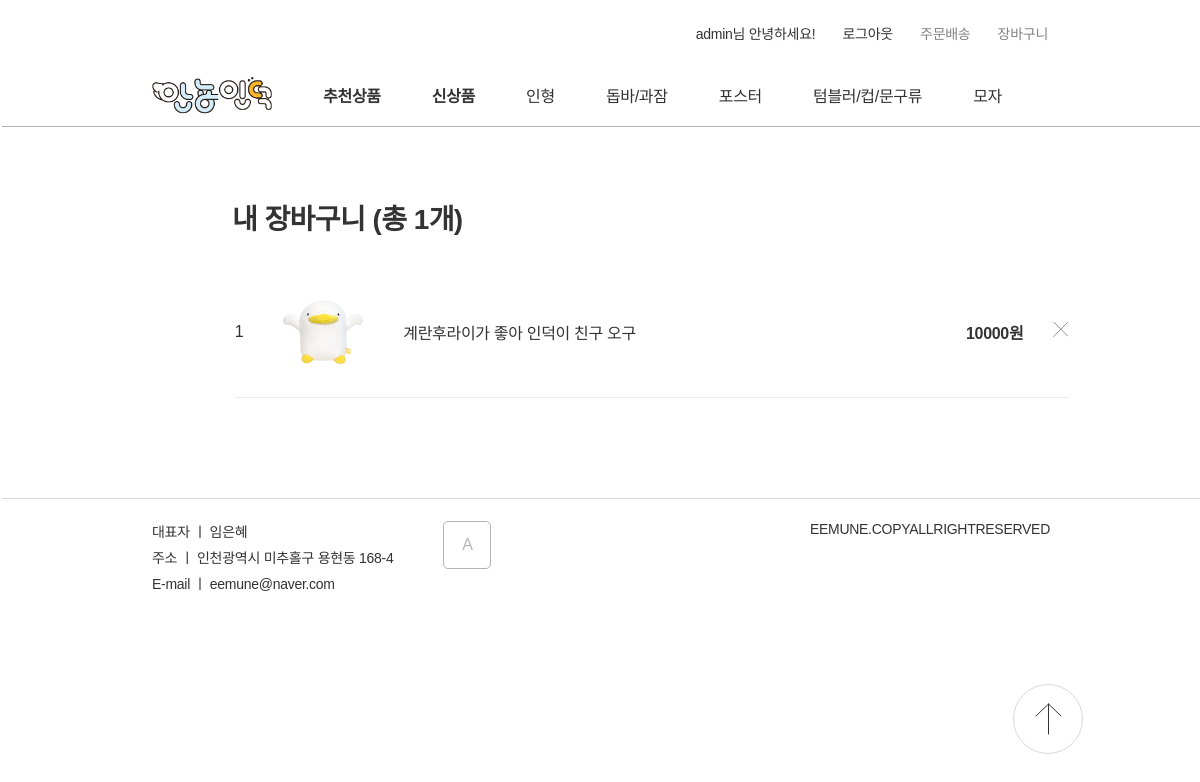
The page /wishlist (signed in) on the database its author committed.
### data_models.py (models this page shows, shortened)
class Wishlist(db.Model):
    __tablename__="Wishlist"
    id=Column(db.Integer, primary_key=True)
    user_id=Column(String)
    item_id=Column(String(7))

class Item(db.Model):
    __tablename__="Item"
    id=Column(db.Integer, primary_key=True)
    item_id=Column(String(7))
    name=Column(String(20))
    price=Column(Integer)
    discount=Column(Integer)

### server.py (the view)
@app.route('/wishlist', methods=['GET'])
def wishlist():
    wishes=db.session.query(Wishlist).filter(Wishlist.user_id==session.get('user_id')).all()
    item_list=[]
    for wish in wishes:
        item_id=wish.item_id
        item_list.append(db.session.query(Item).filter(Item.item_id==item_id).first())
    return render_template("wishlist.html", items=item_list)

### templates/wishlist.html (shortened to what this page needs)
<!DOCTYPE html>
<html lang="en">
<head>
    <link href="../static/CSS/stylesheet.css" rel="stylesheet">
    <link href="../static/CSS/nav.css" rel="stylesheet">
    <link href="../static/CSS/wishlist.css" rel="stylesheet">
</head>
<nav>
    <div id="comp_header">
        <div id="component_top-list">
            <ul>
                {% if session['user_id']%}
                <li><a class="size_14"href="./wishlist">{{session['user_id']}}님 안녕하세요!</a></li>
                <li><a class="size_14"href="./logout">로그아웃</a></li>
                {% else %}
                <li><a class="size_14"href="./signin">로그인</a></li>
                <li><a class="size_14"href="./signup">회원가입</a></li>
                {% endif %}
                <li><a class="size_14 color_B5B5B5"href="error">주문배송</a></li>
                <li><a class="size_14 color_B5B5B5"href="wishlist">장바구니</a></li>
            </ul>
        </div>
        <div id="component_navigator">
            <ul>
                <img id="LOGO" onclick="location.href='/'" src="../static/img/icon/안뇽인덕.png"/>
                <li><a style="font-weight: 700;" href="./category_item?category=추천상품">추천상품</a></li>
                <li><a style="font-weight: 700;" href=".//category_item?category=신상품">신상품</a></li>
                <li><a href="./category_item?category=A">인형</a></li>
                <li><a href="./category_item?category=B">돕바/과잠</a></li>
                <li><a href="./category_item?category=C">포스터</a></li>
                <li><a href="./category_item?category=D">텀블러/컵/문구류</a></li>
                <li><a href="./category_item?category=E">모자</a></li>
            </ul>
        </div>
        </div>
</nav>
<body>
    {%if not session.user_id%}
    <script>
        alert("로그인 후 이용 가능합니다.");
        location.href='/';
    </script>
   {%else%}
   <div class="wishlist">
    <p class="section_title weight_700">내 장바구니 (총 {{items|length}}개)</p>
    <table class="show_db">
        {%for item in items%}
        <tr data-item_id="{{item.item_id}}" data-item_name="{{item.name}}">
            <td class="idx">{{loop.index}}</td>
            <td><img onclick="location.href='/item_detail?id={{item.item_id}}'" class="rep_img" src="../static/img/item/{{item.item_id}}.png"></td>
            <td class="item_name"><a href="/item_detail?id={{item.item_id}}">{{item.name}}</a></td>
            <td class="price">{{item.price}}원</td>
            <td class="btn_check"><img onclick="pressed_x_btn(this)" src="../static/img/icon/icon_x.svg"></td>
        </tr>
        {%endfor%}
    </table>
   </div>
{%endif%}
</body>
<footer>
    <div class="introduction">
        <p class="size_14">대표자 ㅣ 임은혜</p>
        <p class="size_14">주소 ㅣ 인천광역시 미추홀구 용현동 168-4</p>
        <p class="size_14">E-mail ㅣ eemune@naver.com</p>
    </div>
    <button onclick="location.href='/adminpage'">A</button>
    <div class="copyright">
        <p class="color_838383 size_14">EEMUNE.COPYALLRIGHTRESERVED</p>
    </div>
    <img id="gogo_top" src="../static/img/icon/icon_top.svg" onclick="location.href='#'"/>
</footer>
</html>

### static/CSS/stylesheet.css (style rules this page uses)
* { margin:0px; padding:0px; font-family: 'Noto Sans KR', sans-serif; font-size:16px; font-weight: 400; text-decoration: none; color:#333333; letter-spacing: -0.02em; box-sizing: border-box; }
#LOGO { width:120px; }
button { cursor:pointer; }
img { object-fit: cover; }
body { padding:0px 152px; overflow-x: hidden; }
li { list-style:none; display: inline-block; }
.color_B5B5B5 { color: #b5b5b5; }
.color_B5B5B5 { color: #838383; }
.size_14 { font-size:14px; }
.weight_700 { font-weight: 700; }
.section_title { font-size: 28px; }
footer { border-top: 1px solid #D9D9D9; padding-top:22px; width:100vw; margin-left: -150px; padding-left: 150px; display: flex; margin-bottom: 60px; }
footer .introduction p { margin-bottom: 6px; }
footer button { padding: 0; margin-left:50px; width:48px; height:48px; border: 1px solid #B5B5B5; color:#B5B5B5; background-color: white; }
.copyright { position: absolute; right:150px; }
#gogo_top { width:70px; height:70px; position: fixed; right:117px; bottom:46px; z-index: 3; cursor:pointer; }
button { border: 1px solid #0085FF; color: #0085FF; background-color: white; border-radius: 5px; transition: 0.5s; }

### static/CSS/nav.css (style rules this page uses)
#component_top-list { margin-top:23px; display: flex; justify-content: flex-end; height:44px; }
#component_top-list ul li:not(:last-child) { margin-right:23px; }
#component_top-list li { font-size: 14px; color:#B5B5B5; }
#LOGO { display: inline-block; cursor:pointer; }
#component_navigator { display: inline-block; margin-left: -150px; height:60px; padding-right: 50px; width:100vw; border-bottom: 1px solid #B5B5B5; background-color: rgba(255, 255, 255, 0.89); z-index: 3; transition: 0.5s; }
#component_navigator ul { padding:0px 150px; display: flex; justify-content: space-between; align-items: center; height: 56px; }
#component_navigator li { text-align: center; }

### static/CSS/wishlist.css (style rules this page uses)
.wishlist { width:1000px; margin: auto; }
.section_title { margin-left: 80px; margin-top: 70px; }
table { margin:auto; border-collapse: collapse; margin-top: 30px; margin-bottom: 100px; }
.rep_img { width:100px; height: 100px; object-fit: cover; border-radius: 5px; }
td { vertical-align: start; }
.idx { padding-right: 30px; }
.item_name { padding-left:30px; width:500px; height: 130px; }
.price { width:150px; font-weight: 700; text-align: right; }
.btn_check img { margin-left: 30px; width:16px; height: 16px; }
tr { border-bottom: 1px solid #ebebeb; }

### rows shown on the page
Wishlist: user_id "admin"
Item: item_id (picture), name "계란후라이가 좋아 인덕이 친구 오구", price "10000"

### other values the page prints
{{ items|length }} "1"
